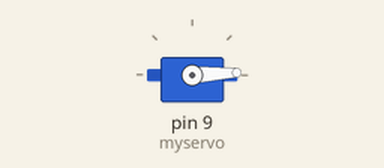
A sketch run on a simulated Arduino Uno, built with avr-gcc and run on an emulated ATmega328P. Parts: servo.

Above: at 0.05 s.
At 0.45 s:
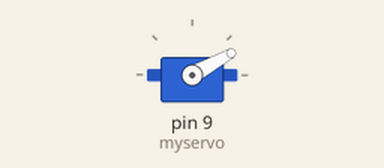
At 0.9 s:
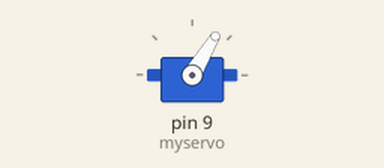
At 1.8 s:
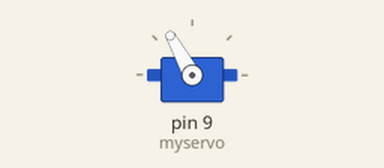
Timing chart, 0 to 4.2 s (numbered marks = the images above):
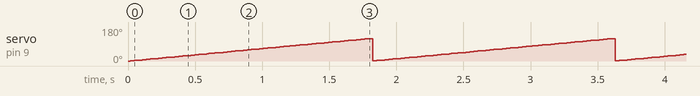

The sketch:

Servo.ino
```cpp
#include <Servo.h>

Servo myservo;
int pos=0;

void setup() {
  myservo.attach(9);
}

void loop() {
  for(pos=0;pos<120;pos+=1){
    myservo.write(pos);
    delay(15);
  }
}
```

Measured:
- by itself, servo on pin 9 (myservo): ramps from 1° to 119° and jumps back, once every 1.8 s
